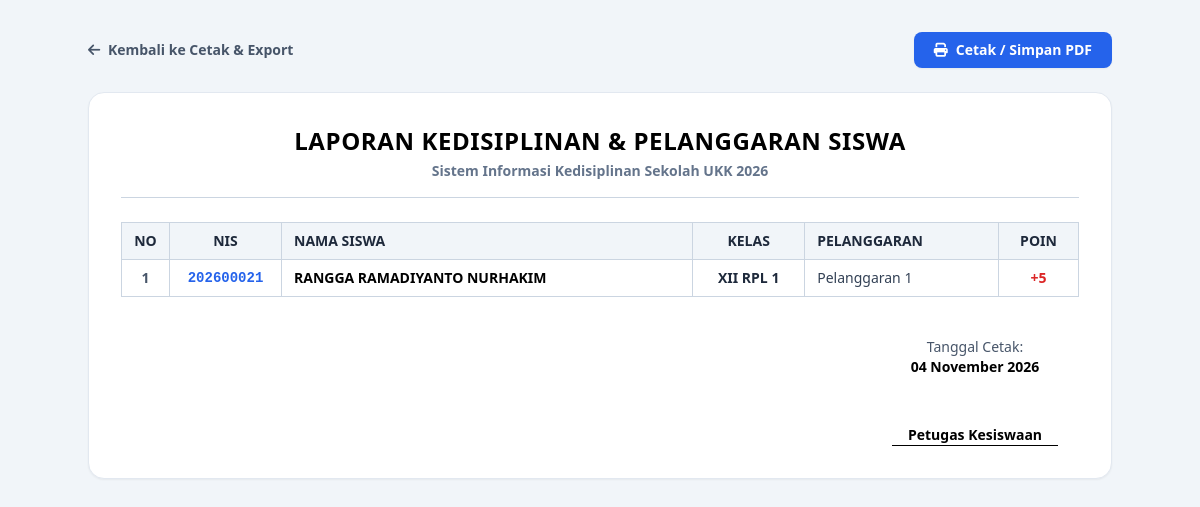
The app's page /laporan.php (signed in) with its own data.
### tables this page shows
CREATE TABLE `t_pelanggaran_siswa` (
  `id` int(11) NOT NULL AUTO_INCREMENT,
  `tahun_ajaran_id` int(11) DEFAULT NULL,
  `siswa_id` int(11) DEFAULT NULL,
  `nama_siswa` varchar(150) NOT NULL,
  `kelas_id` int(11) DEFAULT NULL,
  `nama_kelas` varchar(100) NOT NULL,
  `pelanggaran_id` int(11) DEFAULT NULL,
  `nama_pelanggaran` int(11) NOT NULL,
  `pelanggaran_kategori_id` int(11) DEFAULT NULL,
  `guru_id` int(11) DEFAULT NULL,
  `nama_guru` varchar(150) NOT NULL,
  `tanggal` date DEFAULT NULL,
  `keterangan` text NOT NULL,
  `poin` int(11) NOT NULL,
  `tindakan` text NOT NULL,
  `status` varchar(30) NOT NULL,
  `created_at` timestamp NOT NULL DEFAULT current_timestamp(),
  `updated_at` timestamp NOT NULL DEFAULT current_timestamp(),
  PRIMARY KEY (`id`),
  KEY `guru_id` (`guru_id`),
  KEY `tahun_ajaran_id` (`tahun_ajaran_id`),
  KEY `siswa_id` (`siswa_id`),
  KEY `kelas_id` (`kelas_id`),
  KEY `pelanggaran_id` (`pelanggaran_id`),
  KEY `pelanggaran_kategori_id` (`pelanggaran_kategori_id`),
  CONSTRAINT `t_pelanggaran_siswa_ibfk_1` FOREIGN KEY (`guru_id`) REFERENCES `t_guru` (`id`) ON DELETE CASCADE,
  CONSTRAINT `t_pelanggaran_siswa_ibfk_3` FOREIGN KEY (`kelas_id`) REFERENCES `t_kelas` (`id`) ON DELETE CASCADE,
  CONSTRAINT `t_pelanggaran_siswa_ibfk_5` FOREIGN KEY (`pelanggaran_id`) REFERENCES `t_pelanggaran` (`id`) ON DELETE CASCADE,
  CONSTRAINT `t_pelanggaran_siswa_ibfk_6` FOREIGN KEY (`siswa_id`) REFERENCES `t_siswa` (`id`) ON DELETE CASCADE,
  CONSTRAINT `t_pelanggaran_siswa_ibfk_7` FOREIGN KEY (`tahun_ajaran_id`) REFERENCES `t_tahun_ajaran` (`id`) ON DELETE CASCADE
);

CREATE TABLE `t_siswa` (
  `id` int(11) NOT NULL AUTO_INCREMENT,
  `nis` varchar(20) DEFAULT NULL,
  `nisn` varchar(20) DEFAULT NULL,
  `nama` varchar(150) DEFAULT NULL,
  `jenis_kelamin` varchar(4) NOT NULL,
  `tanggal_lahir` date NOT NULL,
  `alamat` text NOT NULL,
  `status_aktif` tinyint(1) NOT NULL,
  `created_at` timestamp NOT NULL DEFAULT current_timestamp(),
  `updated_at` timestamp NOT NULL DEFAULT current_timestamp(),
  PRIMARY KEY (`id`),
  UNIQUE KEY `uq_t_siswa_nisn` (`nisn`),
  UNIQUE KEY `uq_t_siswa_nis` (`nis`)
);

CREATE TABLE `t_kelas` (
  `id` int(11) NOT NULL AUTO_INCREMENT,
  `nama` varchar(100) DEFAULT NULL,
  `tingkat` varchar(20) NOT NULL,
  `jurusan` varchar(100) NOT NULL,
  `status_aktif` tinyint(1) NOT NULL,
  `created_at` timestamp NOT NULL DEFAULT current_timestamp(),
  `updated_at` timestamp NOT NULL DEFAULT current_timestamp(),
  PRIMARY KEY (`id`),
  UNIQUE KEY `uq_t_kelas_nama` (`nama`)
);

CREATE TABLE `t_pelanggaran` (
  `id` int(11) NOT NULL AUTO_INCREMENT,
  `pelanggaran_kategori_id` int(11) DEFAULT NULL,
  `kode` varchar(30) DEFAULT NULL,
  `nama` varchar(30) DEFAULT NULL,
  `poin` int(11) NOT NULL,
  `deskripsi` text NOT NULL,
  `status_aktif` tinyint(1) NOT NULL,
  `created_at` timestamp NOT NULL DEFAULT current_timestamp(),
  `updated_at` timestamp NOT NULL DEFAULT current_timestamp(),
  PRIMARY KEY (`id`),
  UNIQUE KEY `uq_t_pelanggaran_kode` (`kode`),
  KEY `pelanggaran_kategori_id` (`pelanggaran_kategori_id`)
);

### laporan.php (the view, shortened to what this page needs)
<?php
include 'config/koneksi.php';
$export = $_GET['export'] ?? 'pdf';
$where = [];
$where_sql = count($where) > 0 ? "WHERE " . implode(' AND ', $where) : "";
$query = "SELECT ps.*, s.nis, s.nama AS nama_siswa, k.nama AS nama_kelas,
                 p.nama AS nama_pelanggaran, p.poin
          FROM t_pelanggaran_siswa ps
          LEFT JOIN t_siswa s ON ps.siswa_id = s.id
          LEFT JOIN t_kelas_siswa ks ON s.id = ks.siswa_id
          LEFT JOIN t_kelas k ON ks.kelas_id = k.id
          LEFT JOIN t_pelanggaran p ON ps.pelanggaran_id = p.id
          $where_sql
          ORDER BY ps.id DESC";
$result = @mysqli_query($koneksi, $query);
?>
<!DOCTYPE html>
<html lang="id">
<head>
    <?php if ($export !== 'excel'): ?>
        <script src="https://cdn.tailwindcss.com"></script>
        <link href="https://cdnjs.cloudflare.com/ajax/libs/font-awesome/6.4.0/css/all.min.css" rel="stylesheet">
    <?php endif; ?>
</head>
<body class="bg-slate-100 text-slate-800 p-8">
    <?php if ($export !== 'excel'): ?>
        <div class="max-w-5xl mx-auto mb-6 flex justify-between items-center no-print">
            <a href="cetak_export.php" class="text-sm font-bold text-slate-600 hover:text-black">
                <i class="fa-solid fa-arrow-left mr-1"></i> Kembali ke Cetak & Export
            </a>
            <button onclick="window.print()" class="bg-blue-600 hover:bg-blue-700 text-white font-bold px-5 py-2 rounded-lg text-sm shadow-sm transition flex items-center gap-2">
                <i class="fa-solid fa-print"></i> Cetak / Simpan PDF
            </button>
        </div>
    <?php endif; ?>
    <div class="max-w-5xl mx-auto bg-white p-8 rounded-2xl shadow-sm border border-slate-200">
        <div class="text-center border-b border-slate-300 pb-4 mb-6">
            <h1 class="text-2xl font-bold text-black uppercase tracking-wide">Laporan Kedisiplinan & Pelanggaran Siswa</h1>
            <p class="text-sm text-slate-500 font-bold mt-1">Sistem Informasi Kedisiplinan Sekolah UKK 2026</p>
        </div>
        <table class="w-full border-collapse border border-slate-300 text-sm">
            <thead>
                <tr class="bg-slate-100 text-slate-800">
                    <th class="border border-slate-300 px-3 py-2 text-center w-12">NO</th>
                    <th class="border border-slate-300 px-3 py-2 text-center w-28">NIS</th>
                    <th class="border border-slate-300 px-3 py-2 text-left">NAMA SISWA</th>
                    <th class="border border-slate-300 px-3 py-2 text-center w-28">KELAS</th>
                    <th class="border border-slate-300 px-3 py-2 text-left">PELANGGARAN</th>
                    <th class="border border-slate-300 px-3 py-2 text-center w-20">POIN</th>
                </tr>
            </thead>
            <tbody>
                <?php if ($result && mysqli_num_rows($result) > 0): ?>
                    <?php $no = 1; while ($row = mysqli_fetch_assoc($result)): ?>
                        <tr>
                            <td class="border border-slate-300 px-3 py-2 text-center font-bold text-slate-600"><?php echo $no++; ?></td>
                            <td class="border border-slate-300 px-3 py-2 text-center font-mono font-bold text-blue-600"><?php echo htmlspecialchars($row['nis'] ?? '-'); ?></td>
                            <td class="border border-slate-300 px-3 py-2 font-bold text-black"><?php echo htmlspecialchars($row['nama_siswa'] ?? '-'); ?></td>
                            <td class="border border-slate-300 px-3 py-2 text-center font-bold"><?php echo htmlspecialchars($row['nama_kelas'] ?? '-'); ?></td>
                            <td class="border border-slate-300 px-3 py-2 text-slate-700"><?php echo htmlspecialchars($row['nama_pelanggaran'] ?? '-'); ?></td>
                            <td class="border border-slate-300 px-3 py-2 text-center font-bold text-red-600">+<?php echo $row['poin'] ?? 0; ?></td>
                        </tr>
                    <?php endwhile; ?>
                <?php else: ?>
                    <tr>
                        <td colspan="6" class="border border-slate-300 px-4 py-8 text-center text-slate-500 font-bold">Tidak ada data pelanggaran ditemukan.</td>
                    </tr>
                <?php endif; ?>
            </tbody>
        </table>
        <div class="mt-10 flex justify-end">
            <div class="text-center w-52 text-sm">
                <p class="text-slate-600">Tanggal Cetak:</p>
                <p class="font-bold text-black mb-12"><?php echo date('d F Y'); ?></p>
                <p class="font-bold text-black border-b border-black inline-block px-4">Petugas Kesiswaan</p>
            </div>
        </div>
    </div>
</body>
</html>

### records on screen
t_pelanggaran_siswa: siswa.nis "202600021", siswa.nama "RANGGA RAMADIYANTO NURHAKIM", kelas.nama "XII RPL 1", pelanggaran.nama "Pelanggaran 1", pelanggaran.poin "5"
